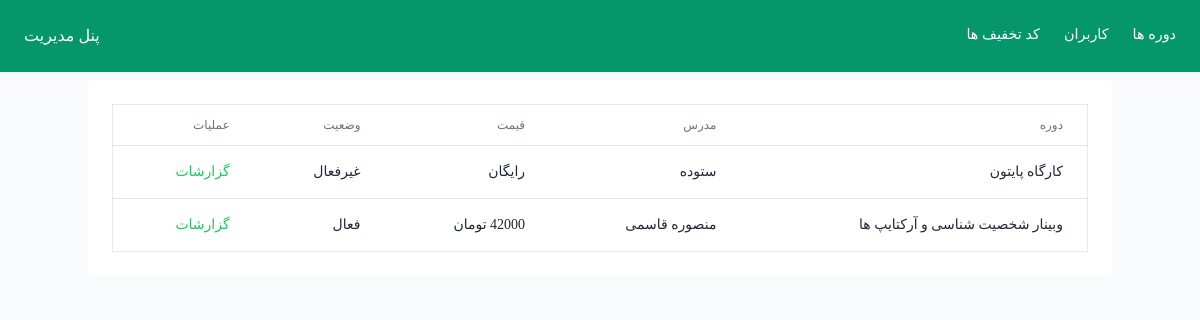
/manage/events (signed in), run on an earlier commit of the app's database.
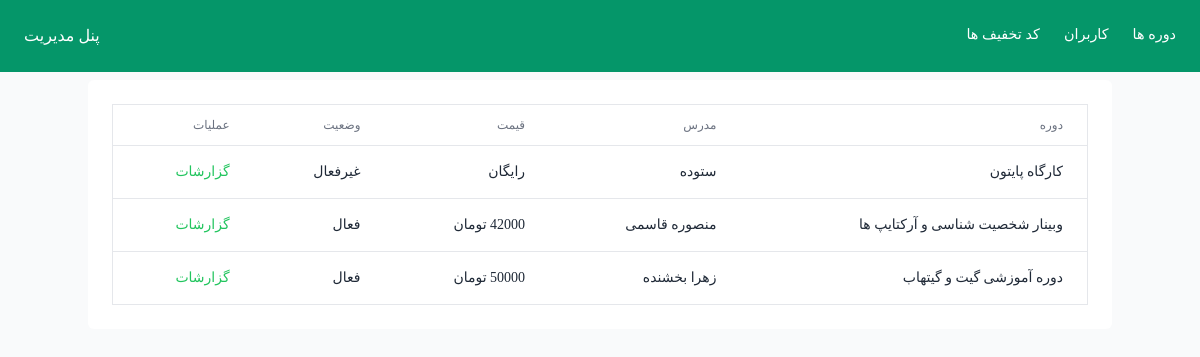
And on a later commit of the database.
### events_module/models.py (models this page shows, shortened)
class Event(models.Model):
    title = models.CharField(max_length=255, null=True, verbose_name="عنوان رویداد")
    description = models.TextField(null=True, verbose_name="توضیحات رویداد")
    start_date = models.CharField(max_length=255, verbose_name="تاریخ شروع")
    place = models.CharField(max_length=255, null=True, blank=True, verbose_name="محل برگزاری")
    days_of_week = models.TextField(null=True, blank=True, verbose_name="روزهای برگزاری")
    teacher = models.CharField(max_length=250, null=True, verbose_name="نام مدرس")
    price = models.IntegerField(null=True, verbose_name="هزینه رویداد")
    capacity = models.IntegerField(default=0, null=True, verbose_name="ظرفیت دوره")
    image = models.ImageField(upload_to='events', verbose_name="تصویر")
    slug = models.CharField(max_length=255, null=True, verbose_name="لینک")
    status = models.BooleanField(default=False, verbose_name="فعال/غیرفعال")
    class Meta:
        verbose_name = "رویداد"
        verbose_name_plural = "رویدادها"

### manage_module/views.py (the view)
# urls.py: path('events', views.ManageEvents.as_view(), name='events'),
class ManageEvents(View):
    def get(self, request):
        if request.user.is_authenticated:
            if request.user.is_superuser:
                events = Event.objects.all()
                return render(request, 'module/manage_events.html', {'events': events})
        return HttpResponse("ظاهرا گم شدید")

### manage_module/templates/module/manage_events.html (shortened to what this page needs)
{% extends 'partial/admin.html' %}
{% block content %}
    <section class="bg-white my-2 rounded-md mx-auto container p-6">
        <div class="flex flex-col">
            <div class="-m-1.5 overflow-x-auto">
                <div class="p-1.5 min-w-full inline-block align-middle">
                    <div class="border overflow-hidden dark:border-gray-700">
                        <table class="min-w-full divide-y divide-gray-200 dark:divide-gray-700">
                            <thead>
                            <tr>
                                <th scope="col"
                                    class="px-6 py-3 text-start text-xs font-medium text-gray-500 uppercase azar-bold">
                                    دوره
                                </th>
                                <th scope="col"
                                    class="px-6 py-3 text-start text-xs font-medium text-gray-500 uppercase azar-bold">
                                    مدرس
                                </th>
                                <th scope="col"
                                    class="px-6 py-3 text-start text-xs font-medium text-gray-500 uppercase azar-bold">
                                    قیمت
                                </th>
                                <th scope="col"
                                    class="px-6 py-3 text-start text-xs font-medium text-gray-500 uppercase azar-bold">
                                    وضعیت
                                </th>
                                <th scope="col"
                                    class="px-6 py-3 text-start text-xs font-medium text-gray-500 uppercase azar-bold">
                                    عملیات
                                </th>
                            </tr>
                            </thead>
                            <tbody class="divide-y divide-gray-200 dark:divide-gray-700">
                            {% for item in events %}
                                <tr>
                                    <td class="px-6 py-4 whitespace-nowrap text-sm font-medium text-gray-800 dark:text-gray-200">
                                        {{ item.title }}
                                    </td>
                                    <td class="px-6 py-4 whitespace-nowrap text-sm text-gray-800 dark:text-gray-200">{{ item.teacher }}</td>
                                    <td class="px-6 py-4 whitespace-nowrap text-sm text-gray-800 dark:text-gray-200">
                                        {% if item.price == 0 %}
                                            رایگان
                                            {% else %}
                                            {{ item.price }} تومان
                                        {% endif %}
                                    </td>
                                    <td class="px-6 py-4 whitespace-nowrap text-sm text-gray-800 dark:text-gray-200">
                                        {% if item.status == True %}
                                            فعال
                                            {% else %}
                                            غیرفعال
                                        {% endif %}
                                    </td>
                                    <td class="px-6 py-4 whitespace-nowrap text-sm text-green-500 dark:text-gray-200">
                                        <a href="{% url 'manage:show_event' item.id %}">گزارشات</a>
                                    </td>
                                </tr>
                            {% endfor %}
                            </tbody>
                        </table>
                    </div>
                </div>
            </div>
        </div>
    </section>
{% endblock %}

What changed in the data, as far as the page shows it:
added Event: title "دوره آموزشی گیت و گیتهاب", teacher "زهرا بخشنده", price "50000", status "فعال"
